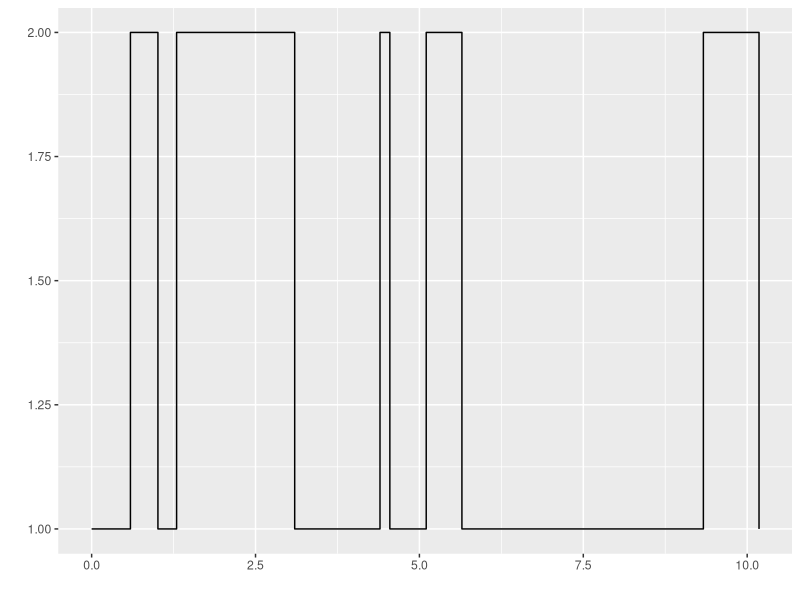

Reproduce this figure in R.
library(ggplot2)
library(dplyr)
# Funkcja zadająca następny czas
X <- function(x) {if(x == 1) 2 else 1}
# Funkcja zadająca następny element
Q <- function(x, alpha, beta) {if(x == 1) alpha else beta}
# Algorytm Gillespy'ego
rGilesp <- function(alpha, beta, t_stop){
  t <- X <- NULL
  t[1] <- 0
  X[1] <- 1
  i <- 1
  while(t[i] <= t_stop) {
    i <- i+1
    W <- rexp(1, Q(X[i-1], alpha, beta))
    t[i] <- t[i-1] + W
    X[i] <- ifelse(X[i-1] == 1, 2, 1)
  } 
  return(matrix(c(t, X), i, 2))
}

# wykres
n <- 10
proc <- rGilesp(0.7, 0.6, n)
qplot(proc[,1], proc[,2], geom = "step", xlab = "", ylab = "") 

# symulacja rozkładu stacjonarnego (średni czas przebywania w 1)
t <- proc[,1]
diff <- (t - lag(t))[-1]
prob_1 <- sum(diff[seq(1, length(diff), 2)])/n
print(prob_1)



